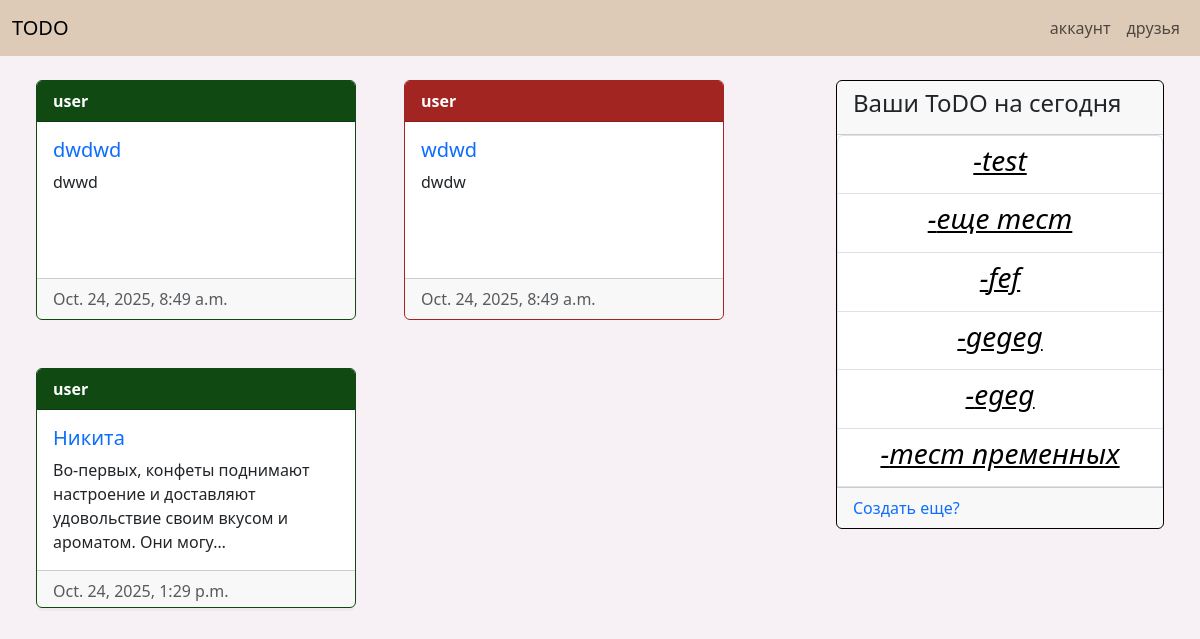
Page /homepage/ (signed in) on the earlier database version.
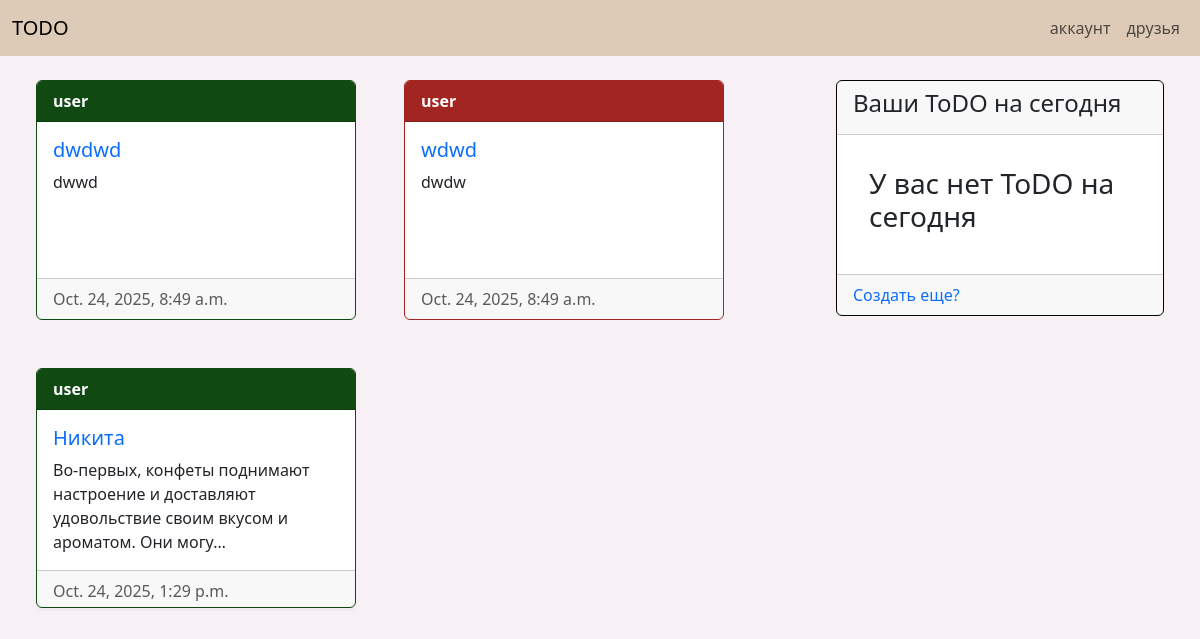
Same page on the later database version.
### todos/models.py (models this page shows, shortened)
class Todo(models.Model):
    class StatusChoises(models.TextChoices):
        no_report = 'no_report'
        no_confirm = 'no_confirm'
        confirmed = 'confirmed'
    user = models.ForeignKey(User, related_name='todo', on_delete=models.CASCADE)
    name = models.CharField(max_length=64)
    slug = models.SlugField(max_length=64)
    description = models.TextField(max_length=560)
    img = models.ImageField(upload_to='todo_images/', blank=True, null=True)
    publish_date = models.DateTimeField(auto_now_add=True)
    status = models.CharField(choices=StatusChoises, default=StatusChoises.no_report)
    class Meta:
        ordering = ['publish_date',]
    def get_absolute_url(self):
        return reverse('todos:todo_info', kwargs={'pk': self.pk,
                                     'slug': self.slug,
                                     })

### homepage/views.py (the view)
# urls.py: path('', views.homepage, name='homepage'),
@login_required
def homepage(requset):
    user = requset.user
    user_todos = services.get_user_todos(user)
    friends_todos = services.get_friends_todos(user)
    now = datetime.now()
    return render(requset, 'homepage/homepage.html', {'user_todos': user_todos, 'friends_todos': friends_todos, 'now': now})

### homepage/services.py (called while the page is built)
def get_user_todos(user):
    return user.todo.all()

def get_friends_todos(user):
    friends = user.profile.friends.all()
    friends_todos = []
    for todos in map(lambda x: x.user.todo.all(), friends):
        friends_todos.extend(todos)
    return friends_todos

### homepage/templates/homepage/homepage.html (shortened to what this page needs)
{% extends 'base.html' %}
{% load django_bootstrap5 %}
{% block content %}
<div class="container-fluid">
    <div class="row">
        <div class="col-8">
            <div class="d-flex flex-wrap justify-content-start">
            {% for todo in friends_todos %}
                    {% if todo.status == 'no_report' %}
                    <div class="card m-4" style="width: 20rem; height: 15rem; border-color: #A22522; ">
                        <div class="card-header fw-bold" style="background-color: #A22522;">
                    {% elif todo.status == 'no_confirm' %}
                    <div class="card m-4" style="width: 20rem; height: 15rem; border-color: #033F63;">
                        <div class="card-header fw-bold" style="background-color: #033F63;">
                    {% elif todo.status == 'confirmed' %}
                    <div class="card m-4" style="width: 20rem; height: 15rem; border-color: #104911;">
                        <div class="card-header fw-bold" style="background-color: #104911;">
                    {% endif %}
                                <a href="{{ todo.get_user_absolute_url }}" class="text-decoration-none" style="color: white;">{{ todo.user.username }}</a>
                        </div>
                        <div class="card-body" style="background-color: #ffffff;">
                            <h5 class="card-title">
                                <a href="{{ todo.get_absolute_url }}" class="text-decoration-none">{{ todo.name }}</a>
                            </h5>
                            <p class="card-text">{{ todo.description|truncatechars:100 }}</p>
                        </div>
                        <div class="card-footer text-muted">
                            {{ todo.publish_date }}
                        </div>
                    </div>
            {% endfor %}
            </div>
        </div>
        <div class="col-4">
            <div class="card m-4" style="border-color: black;">
                <div class="card-header fw-bold"><h4>Ваши ToDO на сегодня</h4></div>
                <ul class="list-group listgroup-flush">
                {% for todo in user_todos %}
                        <li class="list-group-item text-center">
                            <a href="{{ todo.get_abcolute_url }}" class="text-decoration-none" style="color: black;">
                                <h3 class="fw-normal fst-italic text-decoration-underline"> -{{ todo.name }}</h3>
                            </a>
                        </li>
                {% empty %}
                <div style="margin: 2rem;">
                    <h3 class="fw-normal" style="margin-left: 2 rem;">У вас нет ToDO на сегодня</h3>
                </div>
                {% endfor %}
                <div class="card-footer">
                    <a href="{% url 'todos:todo_add' %}" class="text-decoration-none">Создать еще?</a>
                </div>
            </div>
        </div>
    </div>
</div>
{% endblock %}

Differences in the rows shown:
removed Todo: name "test", shown under "Ваши ToDO на сегодня"
removed Todo: name "еще тест", shown under "Ваши ToDO на сегодня"
removed Todo: name "fef", shown under "Ваши ToDO на сегодня"
removed Todo: name "gegeg", shown under "Ваши ToDO на сегодня"
removed Todo: name "egeg", shown under "Ваши ToDO на сегодня"
removed Todo: name "тест пременных", shown under "Ваши ToDO на сегодня"
Other differences:
text now shown: "У вас нет ToDO на сегодня"
